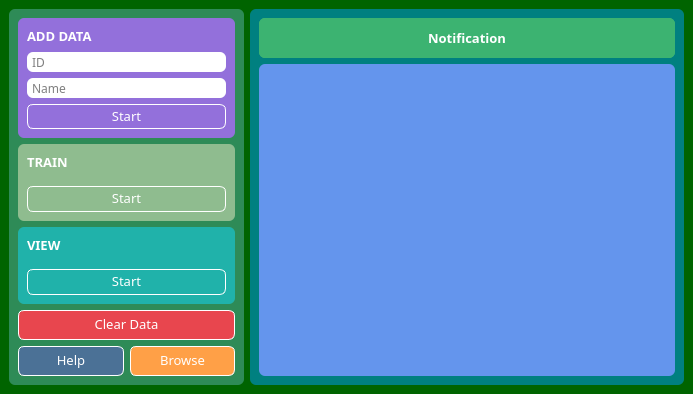
<?xml version="1.0" encoding="UTF-8"?>
<ui version="4.0">
 <class>MainWindow</class>
 <widget class="QMainWindow" name="MainWindow">
  <property name="geometry">
   <rect>
    <x>0</x>
    <y>0</y>
    <width>693</width>
    <height>394</height>
   </rect>
  </property>
  <property name="minimumSize">
   <size>
    <width>693</width>
    <height>394</height>
   </size>
  </property>
  <property name="maximumSize">
   <size>
    <width>2000</width>
    <height>2000</height>
   </size>
  </property>
  <property name="windowTitle">
   <string>Face Recognition App</string>
  </property>
  <property name="styleSheet">
   <string notr="true">QMainWindow#MainWindow{background: darkgreen;}</string>
  </property>
  <widget class="QWidget" name="centralwidget">
   <property name="maximumSize">
    <size>
     <width>693</width>
     <height>394</height>
    </size>
   </property>
   <property name="styleSheet">
    <string notr="true">border-radius: 6px; 
color: white;</string>
   </property>
   <layout class="QHBoxLayout" name="horizontalLayout">
    <property name="spacing">
     <number>6</number>
    </property>
    <property name="leftMargin">
     <number>9</number>
    </property>
    <property name="topMargin">
     <number>9</number>
    </property>
    <property name="rightMargin">
     <number>9</number>
    </property>
    <property name="bottomMargin">
     <number>9</number>
    </property>
    <item>
     <widget class="QStackedWidget" name="stackedWidget_2">
      <property name="font">
       <font>
        <family>Segoe UI Variable Static Small</family>
       </font>
      </property>
      <property name="styleSheet">
       <string notr="true"/>
      </property>
      <property name="currentIndex">
       <number>0</number>
      </property>
      <widget class="QWidget" name="page_3">
       <layout class="QHBoxLayout" name="horizontalLayout_2">
        <property name="leftMargin">
         <number>0</number>
        </property>
        <property name="topMargin">
         <number>0</number>
        </property>
        <property name="rightMargin">
         <number>0</number>
        </property>
        <property name="bottomMargin">
         <number>0</number>
        </property>
        <item>
         <widget class="QStackedWidget" name="stackedWidget">
          <property name="font">
           <font>
            <family>Segoe UI Variable Static Small</family>
           </font>
          </property>
          <property name="currentIndex">
           <number>0</number>
          </property>
          <widget class="QWidget" name="page">
           <layout class="QVBoxLayout" name="verticalLayout_8">
            <property name="spacing">
             <number>0</number>
            </property>
            <property name="leftMargin">
             <number>0</number>
            </property>
            <property name="topMargin">
             <number>0</number>
            </property>
            <property name="rightMargin">
             <number>0</number>
            </property>
            <property name="bottomMargin">
             <number>0</number>
            </property>
            <item>
             <widget class="QFrame" name="frame_left">
              <property name="minimumSize">
               <size>
                <width>235</width>
                <height>304</height>
               </size>
              </property>
              <property name="maximumSize">
               <size>
                <width>235</width>
                <height>16777215</height>
               </size>
              </property>
              <property name="font">
               <font>
                <family>Segoe UI Variable Static Small</family>
               </font>
              </property>
              <property name="styleSheet">
               <string notr="true">QFrame#frame_left{background: seagreen;}</string>
              </property>
              <property name="frameShape">
               <enum>QFrame::StyledPanel</enum>
              </property>
              <property name="frameShadow">
               <enum>QFrame::Raised</enum>
              </property>
              <layout class="QVBoxLayout" name="verticalLayout_2">
               <item>
                <widget class="QFrame" name="frame_data">
                 <property name="minimumSize">
                  <size>
                   <width>0</width>
                   <height>120</height>
                  </size>
                 </property>
                 <property name="font">
                  <font>
                   <family>Segoe UI Variable Static Small</family>
                  </font>
                 </property>
                 <property name="styleSheet">
                  <string notr="true">QFrame#frame_data{background: mediumpurple;}</string>
                 </property>
                 <property name="frameShape">
                  <enum>QFrame::StyledPanel</enum>
                 </property>
                 <property name="frameShadow">
                  <enum>QFrame::Raised</enum>
                 </property>
                 <layout class="QVBoxLayout" name="verticalLayout_3">
                  <item alignment="Qt::AlignTop">
                   <widget class="QLabel" name="label">
                    <property name="font">
                     <font>
                      <family>Segoe UI Variable Static Small</family>
                      <pointsize>10</pointsize>
                      <weight>75</weight>
                      <bold>true</bold>
                     </font>
                    </property>
                    <property name="styleSheet">
                     <string notr="true"/>
                    </property>
                    <property name="text">
                     <string>ADD DATA</string>
                    </property>
                   </widget>
                  </item>
                  <item alignment="Qt::AlignTop">
                   <widget class="QLineEdit" name="lineEdit_user">
                    <property name="minimumSize">
                     <size>
                      <width>160</width>
                      <height>20</height>
                     </size>
                    </property>
                    <property name="maximumSize">
                     <size>
                      <width>500</width>
                      <height>25</height>
                     </size>
                    </property>
                    <property name="font">
                     <font>
                      <family>Segoe UI Variable Static Small</family>
                      <pointsize>9</pointsize>
                     </font>
                    </property>
                    <property name="toolTip">
                     <string/>
                    </property>
                    <property name="styleSheet">
                     <string notr="true">color: black; padding-left: 3px; </string>
                    </property>
                    <property name="frame">
                     <bool>false</bool>
                    </property>
                    <property name="dragEnabled">
                     <bool>true</bool>
                    </property>
                    <property name="placeholderText">
                     <string>ID</string>
                    </property>
                    <property name="cursorMoveStyle">
                     <enum>Qt::VisualMoveStyle</enum>
                    </property>
                    <property name="clearButtonEnabled">
                     <bool>true</bool>
                    </property>
                   </widget>
                  </item>
                  <item>
                   <widget class="QLineEdit" name="lineEdit_name">
                    <property name="minimumSize">
                     <size>
                      <width>160</width>
                      <height>20</height>
                     </size>
                    </property>
                    <property name="maximumSize">
                     <size>
                      <width>500</width>
                      <height>25</height>
                     </size>
                    </property>
                    <property name="font">
                     <font>
                      <family>Segoe UI Variable Static Small</family>
                      <pointsize>9</pointsize>
                     </font>
                    </property>
                    <property name="styleSheet">
                     <string notr="true">color: black; padding-left: 3px; </string>
                    </property>
                    <property name="frame">
                     <bool>false</bool>
                    </property>
                    <property name="dragEnabled">
                     <bool>true</bool>
                    </property>
                    <property name="placeholderText">
                     <string>Name</string>
                    </property>
                    <property name="clearButtonEnabled">
                     <bool>true</bool>
                    </property>
                   </widget>
                  </item>
                  <item>
                   <widget class="QPushButton" name="pushButton_data">
                    <property name="minimumSize">
                     <size>
                      <width>160</width>
                      <height>25</height>
                     </size>
                    </property>
                    <property name="maximumSize">
                     <size>
                      <width>500</width>
                      <height>30</height>
                     </size>
                    </property>
                    <property name="font">
                     <font>
                      <family>Segoe UI Variable Static Small</family>
                      <pointsize>10</pointsize>
                     </font>
                    </property>
                    <property name="styleSheet">
                     <string notr="true">QPushButton{border: 1px solid white; padding-bottom: 2px;}

QPushButton::hover{border: 1px solid black; background: white; color: black; padding-bottom: 2px;}

QPushButton::pressed{border: 1px solid white; background: slategray; color: white; padding-bottom: 2px;}</string>
                    </property>
                    <property name="text">
                     <string>Start</string>
                    </property>
                   </widget>
                  </item>
                 </layout>
                </widget>
               </item>
               <item>
                <widget class="QFrame" name="frame_train">
                 <property name="font">
                  <font>
                   <family>Segoe UI Variable Static Small</family>
                  </font>
                 </property>
                 <property name="styleSheet">
                  <string notr="true">QFrame#frame_train{background: darkseagreen;}</string>
                 </property>
                 <property name="frameShape">
                  <enum>QFrame::StyledPanel</enum>
                 </property>
                 <property name="frameShadow">
                  <enum>QFrame::Raised</enum>
                 </property>
                 <layout class="QVBoxLayout" name="verticalLayout_4">
                  <item alignment="Qt::AlignTop">
                   <widget class="QLabel" name="label_2">
                    <property name="font">
                     <font>
                      <family>Segoe UI Variable Static Small</family>
                      <pointsize>10</pointsize>
                      <weight>75</weight>
                      <bold>true</bold>
                     </font>
                    </property>
                    <property name="styleSheet">
                     <string notr="true">color: white;</string>
                    </property>
                    <property name="text">
                     <string>TRAIN</string>
                    </property>
                   </widget>
                  </item>
                  <item>
                   <widget class="QPushButton" name="pushButton_train">
                    <property name="minimumSize">
                     <size>
                      <width>160</width>
                      <height>25</height>
                     </size>
                    </property>
                    <property name="maximumSize">
                     <size>
                      <width>500</width>
                      <height>30</height>
                     </size>
                    </property>
                    <property name="font">
                     <font>
                      <family>Segoe UI Variable Static Small</family>
                      <pointsize>10</pointsize>
                     </font>
                    </property>
                    <property name="styleSheet">
                     <string notr="true">QPushButton{border: 1px solid white; padding-bottom: 2px;}

QPushButton::hover{border: 1px solid black; background: white; color: black; padding-bottom: 2px;}

QPushButton::pressed{border: 1px solid white; background: slategray; color: white; padding-bottom: 2px;}</string>
                    </property>
                    <property name="text">
                     <string>Start</string>
                    </property>
                   </widget>
                  </item>
                 </layout>
                </widget>
               </item>
               <item>
                <widget class="QFrame" name="frame_view">
                 <property name="font">
                  <font>
                   <family>Segoe UI Variable Static Small</family>
                  </font>
                 </property>
                 <property name="styleSheet">
                  <string notr="true">QFrame#frame_view{background: lightseagreen;}</string>
                 </property>
                 <property name="frameShape">
                  <enum>QFrame::StyledPanel</enum>
                 </property>
                 <property name="frameShadow">
                  <enum>QFrame::Raised</enum>
                 </property>
                 <layout class="QVBoxLayout" name="verticalLayout_5">
                  <item alignment="Qt::AlignTop">
                   <widget class="QLabel" name="label_3">
                    <property name="font">
                     <font>
                      <family>Segoe UI Variable Static Small</family>
                      <pointsize>10</pointsize>
                      <weight>75</weight>
                      <bold>true</bold>
                     </font>
                    </property>
                    <property name="styleSheet">
                     <string notr="true">color: white;</string>
                    </property>
                    <property name="text">
                     <string>VIEW</string>
                    </property>
                   </widget>
                  </item>
                  <item>
                   <widget class="QPushButton" name="pushButton_view">
                    <property name="minimumSize">
                     <size>
                      <width>160</width>
                      <height>25</height>
                     </size>
                    </property>
                    <property name="maximumSize">
                     <size>
                      <width>500</width>
                      <height>30</height>
                     </size>
                    </property>
                    <property name="font">
                     <font>
                      <family>Segoe UI Variable Static Small</family>
                      <pointsize>10</pointsize>
                     </font>
                    </property>
                    <property name="styleSheet">
                     <string notr="true">QPushButton{border: 1px solid white; padding-bottom: 2px;}

QPushButton::hover{border: 1px solid black; background: white; color: black; padding-bottom: 2px;}

QPushButton::pressed{border: 1px solid white; background: slategray; color: white; padding-bottom: 2px;}</string>
                    </property>
                    <property name="text">
                     <string>Start</string>
                    </property>
                   </widget>
                  </item>
                 </layout>
                </widget>
               </item>
               <item>
                <widget class="QPushButton" name="pushButton_clear">
                 <property name="minimumSize">
                  <size>
                   <width>160</width>
                   <height>30</height>
                  </size>
                 </property>
                 <property name="maximumSize">
                  <size>
                   <width>500</width>
                   <height>30</height>
                  </size>
                 </property>
                 <property name="font">
                  <font>
                   <family>Segoe UI Variable Static Small</family>
                   <pointsize>10</pointsize>
                  </font>
                 </property>
                 <property name="styleSheet">
                  <string notr="true">QPushButton{border: 1px solid white; padding-bottom: 2px; background:#e8464e;}

QPushButton::hover{border: 1px solid black; background: white; color: black; padding-bottom: 2px;}

QPushButton::pressed{border: 1px solid white; background: slategray; color: white; padding-bottom: 2px;}</string>
                 </property>
                 <property name="text">
                  <string>Clear Data</string>
                 </property>
                </widget>
               </item>
               <item>
                <widget class="QFrame" name="frame_10">
                 <property name="maximumSize">
                  <size>
                   <width>16777215</width>
                   <height>30</height>
                  </size>
                 </property>
                 <property name="font">
                  <font>
                   <family>Segoe UI Variable Static Small</family>
                  </font>
                 </property>
                 <property name="frameShape">
                  <enum>QFrame::StyledPanel</enum>
                 </property>
                 <property name="frameShadow">
                  <enum>QFrame::Raised</enum>
                 </property>
                 <layout class="QHBoxLayout" name="horizontalLayout_3">
                  <property name="leftMargin">
                   <number>0</number>
                  </property>
                  <property name="topMargin">
                   <number>0</number>
                  </property>
                  <property name="rightMargin">
                   <number>0</number>
                  </property>
                  <property name="bottomMargin">
                   <number>0</number>
                  </property>
                  <item>
                   <widget class="QPushButton" name="pushButton_help">
                    <property name="minimumSize">
                     <size>
                      <width>0</width>
                      <height>30</height>
                     </size>
                    </property>
                    <property name="maximumSize">
                     <size>
                      <width>500</width>
                      <height>30</height>
                     </size>
                    </property>
                    <property name="font">
                     <font>
                      <family>Segoe UI Variable Static Small</family>
                      <pointsize>10</pointsize>
                     </font>
                    </property>
                    <property name="styleSheet">
                     <string notr="true">QPushButton{border: 1px solid white; padding-bottom: 2px; background: #4b7196;}

QPushButton::hover{border: 1px solid black; background: white; color: black; padding-bottom: 2px;}

QPushButton::pressed{border: 1px solid white; background: slategray; color: white; padding-bottom: 2px;}</string>
                    </property>
                    <property name="text">
                     <string>Help</string>
                    </property>
                   </widget>
                  </item>
                  <item>
                   <widget class="QPushButton" name="pushButton_browse">
                    <property name="minimumSize">
                     <size>
                      <width>0</width>
                      <height>30</height>
                     </size>
                    </property>
                    <property name="maximumSize">
                     <size>
                      <width>16777215</width>
                      <height>30</height>
                     </size>
                    </property>
                    <property name="font">
                     <font>
                      <family>Segoe UI Variable Static Small</family>
                      <pointsize>10</pointsize>
                     </font>
                    </property>
                    <property name="styleSheet">
                     <string notr="true">QPushButton{border: 1px solid white; padding-bottom: 2px; background: rgb(255,160,71);}

QPushButton::hover{border: 1px solid black; background: white; color: black; padding-bottom: 2px;}

QPushButton::pressed{border: 1px solid white; background: slategray; color: white; padding-bottom: 2px;}</string>
                    </property>
                    <property name="text">
                     <string>Browse</string>
                    </property>
                   </widget>
                  </item>
                 </layout>
                </widget>
               </item>
              </layout>
             </widget>
            </item>
           </layout>
          </widget>
          <widget class="QWidget" name="page_2">
           <layout class="QVBoxLayout" name="verticalLayout_9">
            <property name="spacing">
             <number>0</number>
            </property>
            <property name="leftMargin">
             <number>0</number>
            </property>
            <property name="topMargin">
             <number>0</number>
            </property>
            <property name="rightMargin">
             <number>0</number>
            </property>
            <property name="bottomMargin">
             <number>0</number>
            </property>
            <item>
             <widget class="QFrame" name="frame_welcome">
              <property name="minimumSize">
               <size>
                <width>235</width>
                <height>304</height>
               </size>
              </property>
              <property name="maximumSize">
               <size>
                <width>235</width>
                <height>16777215</height>
               </size>
              </property>
              <property name="font">
               <font>
                <family>Segoe UI Variable Static Small</family>
               </font>
              </property>
              <property name="styleSheet">
               <string notr="true">QFrame#frame_welcome{background: seagreen;}</string>
              </property>
              <property name="frameShape">
               <enum>QFrame::StyledPanel</enum>
              </property>
              <property name="frameShadow">
               <enum>QFrame::Raised</enum>
              </property>
              <layout class="QVBoxLayout" name="verticalLayout_10">
               <item alignment="Qt::AlignTop">
                <widget class="QFrame" name="frame">
                 <property name="frameShape">
                  <enum>QFrame::StyledPanel</enum>
                 </property>
                 <property name="frameShadow">
                  <enum>QFrame::Raised</enum>
                 </property>
                 <layout class="QVBoxLayout" name="verticalLayout_6">
                  <property name="leftMargin">
                   <number>0</number>
                  </property>
                  <property name="topMargin">
                   <number>0</number>
                  </property>
                  <property name="rightMargin">
                   <number>0</number>
                  </property>
                  <property name="bottomMargin">
                   <number>0</number>
                  </property>
                  <item>
                   <widget class="QFrame" name="frame_5">
                    <property name="styleSheet">
                     <string notr="true">QFrame{background: mediumpurple;}</string>
                    </property>
                    <property name="frameShape">
                     <enum>QFrame::StyledPanel</enum>
                    </property>
                    <property name="frameShadow">
                     <enum>QFrame::Raised</enum>
                    </property>
                    <layout class="QVBoxLayout" name="verticalLayout_14">
                     <item>
                      <widget class="QLabel" name="label_6">
                       <property name="maximumSize">
                        <size>
                         <width>16777215</width>
                         <height>15</height>
                        </size>
                       </property>
                       <property name="font">
                        <font>
                         <family>Segoe UI Variable Static Small</family>
                         <pointsize>10</pointsize>
                         <weight>75</weight>
                         <bold>true</bold>
                        </font>
                       </property>
                       <property name="text">
                        <string>1. Add Facial Data</string>
                       </property>
                      </widget>
                     </item>
                     <item alignment="Qt::AlignTop">
                      <widget class="QLabel" name="label_7">
                       <property name="font">
                        <font>
                         <family>Segoe UI Variable Static Small</family>
                         <pointsize>10</pointsize>
                        </font>
                       </property>
                       <property name="text">
                        <string>a. Put ID in &quot;ID&quot; 
2. Put Name in &quot;Name&quot; 
c. Click &quot;Start&quot;
d. Wait till finish</string>
                       </property>
                      </widget>
                     </item>
                    </layout>
                   </widget>
                  </item>
                  <item>
                   <widget class="QFrame" name="frame_6">
                    <property name="styleSheet">
                     <string notr="true">QFrame{background: darkseagreen;}</string>
                    </property>
                    <property name="frameShape">
                     <enum>QFrame::StyledPanel</enum>
                    </property>
                    <property name="frameShadow">
                     <enum>QFrame::Raised</enum>
                    </property>
                    <layout class="QVBoxLayout" name="verticalLayout_15">
                     <item>
                      <widget class="QLabel" name="label_8">
                       <property name="maximumSize">
                        <size>
                         <width>16777215</width>
                         <height>15</height>
                        </size>
                       </property>
                       <property name="font">
                        <font>
                         <family>Segoe UI Variable Static Small</family>
                         <pointsize>10</pointsize>
                         <weight>75</weight>
                         <bold>true</bold>
                        </font>
                       </property>
                       <property name="text">
                        <string>2. Train the Collected Data</string>
                       </property>
                      </widget>
                     </item>
                     <item alignment="Qt::AlignTop">
                      <widget class="QLabel" name="label_9">
                       <property name="font">
                        <font>
                         <family>Segoe UI Variable Static Small</family>
                         <pointsize>10</pointsize>
                        </font>
                       </property>
                       <property name="text">
                        <string>a. Click &quot;Start&quot;
b. Wait till finish</string>
                       </property>
                      </widget>
                     </item>
                    </layout>
                   </widget>
                  </item>
                  <item>
                   <widget class="QFrame" name="frame_7">
                    <property name="styleSheet">
                     <string notr="true">QFrame{background: lightseagreen;}</string>
                    </property>
                    <property name="frameShape">
                     <enum>QFrame::StyledPanel</enum>
                    </property>
                    <property name="frameShadow">
                     <enum>QFrame::Raised</enum>
                    </property>
                    <layout class="QVBoxLayout" name="verticalLayout_16">
                     <item>
                      <widget class="QLabel" name="label_10">
                       <property name="maximumSize">
                        <size>
                         <width>16777215</width>
                         <height>15</height>
                        </size>
                       </property>
                       <property name="font">
                        <font>
                         <family>Segoe UI Variable Static Small</family>
                         <pointsize>10</pointsize>
                         <weight>75</weight>
                         <bold>true</bold>
                        </font>
                       </property>
                       <property name="text">
                        <string>3. View</string>
                       </property>
                      </widget>
                     </item>
                     <item alignment="Qt::AlignTop">
                      <widget class="QLabel" name="label_11">
                       <property name="font">
                        <font>
                         <family>Segoe UI Variable Static Small</family>
                         <pointsize>10</pointsize>
                        </font>
                       </property>
                       <property name="text">
                        <string>a. Click on &quot;Start&quot;
b. Check feed</string>
                       </property>
                      </widget>
                     </item>
                    </layout>
                   </widget>
                  </item>
                 </layout>
                </widget>
               </item>
               <item>
                <widget class="QPushButton" name="pushButton_back">
                 <property name="minimumSize">
                  <size>
                   <width>160</width>
                   <height>30</height>
                  </size>
                 </property>
                 <property name="maximumSize">
                  <size>
                   <width>500</width>
                   <height>30</height>
                  </size>
                 </property>
                 <property name="font">
                  <font>
                   <family>Segoe UI Variable Static Small</family>
                   <pointsize>10</pointsize>
                  </font>
                 </property>
                 <property name="styleSheet">
                  <string notr="true">QPushButton{border: 1px solid white; padding-bottom: 2px; background: tomato;}

QPushButton::hover{border: 1px solid black; background: white; color: black; padding-bottom: 2px;}

QPushButton::pressed{border: 1px solid white; background: slategray; color: white; padding-bottom: 2px;}</string>
                 </property>
                 <property name="text">
                  <string>Back</string>
                 </property>
                </widget>
               </item>
              </layout>
             </widget>
            </item>
           </layout>
          </widget>
         </widget>
        </item>
        <item>
         <widget class="QFrame" name="frame_8">
          <property name="minimumSize">
           <size>
            <width>0</width>
            <height>0</height>
           </size>
          </property>
          <property name="maximumSize">
           <size>
            <width>500</width>
            <height>500</height>
           </size>
          </property>
          <property name="font">
           <font>
            <family>Segoe UI Variable Static Small</family>
           </font>
          </property>
          <property name="frameShape">
           <enum>QFrame::StyledPanel</enum>
          </property>
          <property name="frameShadow">
           <enum>QFrame::Raised</enum>
          </property>
          <layout class="QVBoxLayout" name="verticalLayout_17">
           <property name="spacing">
            <number>0</number>
           </property>
           <property name="leftMargin">
            <number>0</number>
           </property>
           <property name="topMargin">
            <number>0</number>
           </property>
           <property name="rightMargin">
            <number>0</number>
           </property>
           <property name="bottomMargin">
            <number>0</number>
           </property>
           <item>
            <widget class="QFrame" name="frame_right">
             <property name="minimumSize">
              <size>
               <width>0</width>
               <height>0</height>
              </size>
             </property>
             <property name="maximumSize">
              <size>
               <width>450</width>
               <height>400</height>
              </size>
             </property>
             <property name="font">
              <font>
               <family>Segoe UI Variable Static Small</family>
              </font>
             </property>
             <property name="styleSheet">
              <string notr="true">QFrame#frame_right{background: teal;}</string>
             </property>
             <property name="frameShape">
              <enum>QFrame::StyledPanel</enum>
             </property>
             <property name="frameShadow">
              <enum>QFrame::Raised</enum>
             </property>
             <layout class="QVBoxLayout" name="verticalLayout">
              <property name="spacing">
               <number>6</number>
              </property>
              <property name="leftMargin">
               <number>9</number>
              </property>
              <property name="topMargin">
               <number>9</number>
              </property>
              <property name="rightMargin">
               <number>9</number>
              </property>
              <property name="bottomMargin">
               <number>9</number>
              </property>
              <item>
               <widget class="QFrame" name="frame_2">
                <property name="maximumSize">
                 <size>
                  <width>480</width>
                  <height>40</height>
                 </size>
                </property>
                <property name="font">
                 <font>
                  <family>Segoe UI Variable Static Small</family>
                 </font>
                </property>
                <property name="styleSheet">
                 <string notr="true">background: mediumseagreen;</string>
                </property>
                <property name="frameShape">
                 <enum>QFrame::StyledPanel</enum>
                </property>
                <property name="frameShadow">
                 <enum>QFrame::Raised</enum>
                </property>
                <layout class="QVBoxLayout" name="verticalLayout_7">
                 <property name="spacing">
                  <number>0</number>
                 </property>
                 <property name="leftMargin">
                  <number>0</number>
                 </property>
                 <property name="topMargin">
                  <number>0</number>
                 </property>
                 <property name="rightMargin">
                  <number>0</number>
                 </property>
                 <property name="bottomMargin">
                  <number>0</number>
                 </property>
                 <item>
                  <widget class="QLabel" name="label_4">
                   <property name="font">
                    <font>
                     <family>Segoe UI Variable Static Small</family>
                     <pointsize>10</pointsize>
                     <weight>75</weight>
                     <bold>true</bold>
                     <kerning>true</kerning>
                    </font>
                   </property>
                   <property name="text">
                    <string>Notification</string>
                   </property>
                   <property name="alignment">
                    <set>Qt::AlignCenter</set>
                   </property>
                  </widget>
                 </item>
                </layout>
               </widget>
              </item>
              <item>
               <widget class="QFrame" name="frame_9">
                <property name="font">
                 <font>
                  <family>Segoe UI Variable Static Small</family>
                 </font>
                </property>
                <property name="frameShape">
                 <enum>QFrame::StyledPanel</enum>
                </property>
                <property name="frameShadow">
                 <enum>QFrame::Raised</enum>
                </property>
                <layout class="QVBoxLayout" name="verticalLayout_18">
                 <property name="spacing">
                  <number>0</number>
                 </property>
                 <property name="leftMargin">
                  <number>0</number>
                 </property>
                 <property name="topMargin">
                  <number>0</number>
                 </property>
                 <property name="rightMargin">
                  <number>0</number>
                 </property>
                 <property name="bottomMargin">
                  <number>0</number>
                 </property>
                 <item>
                  <widget class="QLabel" name="label_video">
                   <property name="minimumSize">
                    <size>
                     <width>416</width>
                     <height>312</height>
                    </size>
                   </property>
                   <property name="maximumSize">
                    <size>
                     <width>420</width>
                     <height>315</height>
                    </size>
                   </property>
                   <property name="font">
                    <font>
                     <family>Segoe UI Variable Static Small</family>
                    </font>
                   </property>
                   <property name="styleSheet">
                    <string notr="true">background: cornflowerblue;</string>
                   </property>
                   <property name="text">
                    <string/>
                   </property>
                  </widget>
                 </item>
                </layout>
               </widget>
              </item>
             </layout>
            </widget>
           </item>
          </layout>
         </widget>
        </item>
       </layout>
      </widget>
      <widget class="QWidget" name="page_4">
       <layout class="QVBoxLayout" name="verticalLayout_12">
        <property name="spacing">
         <number>0</number>
        </property>
        <property name="leftMargin">
         <number>0</number>
        </property>
        <property name="topMargin">
         <number>0</number>
        </property>
        <property name="rightMargin">
         <number>0</number>
        </property>
        <property name="bottomMargin">
         <number>0</number>
        </property>
        <item>
         <widget class="QFrame" name="frame_4">
          <property name="styleSheet">
           <string notr="true">QFrame{background: seagreen;}</string>
          </property>
          <property name="frameShape">
           <enum>QFrame::StyledPanel</enum>
          </property>
          <property name="frameShadow">
           <enum>QFrame::Raised</enum>
          </property>
          <layout class="QVBoxLayout" name="verticalLayout_13">
           <item alignment="Qt::AlignHCenter|Qt::AlignVCenter">
            <widget class="QFrame" name="frame_3">
             <property name="frameShape">
              <enum>QFrame::StyledPanel</enum>
             </property>
             <property name="frameShadow">
              <enum>QFrame::Raised</enum>
             </property>
             <layout class="QVBoxLayout" name="verticalLayout_11">
              <item>
               <widget class="QLabel" name="label_5">
                <property name="font">
                 <font>
                  <family>Segoe UI Variable Static Small</family>
                  <pointsize>14</pointsize>
                  <weight>75</weight>
                  <bold>true</bold>
                 </font>
                </property>
                <property name="text">
                 <string>WELCOME</string>
                </property>
                <property name="alignment">
                 <set>Qt::AlignCenter</set>
                </property>
               </widget>
              </item>
              <item>
               <spacer name="verticalSpacer">
                <property name="orientation">
                 <enum>Qt::Vertical</enum>
                </property>
                <property name="sizeType">
                 <enum>QSizePolicy::Fixed</enum>
                </property>
                <property name="sizeHint" stdset="0">
                 <size>
                  <width>20</width>
                  <height>15</height>
                 </size>
                </property>
               </spacer>
              </item>
              <item alignment="Qt::AlignHCenter">
               <widget class="QPushButton" name="pushButton_next">
                <property name="minimumSize">
                 <size>
                  <width>160</width>
                  <height>30</height>
                 </size>
                </property>
                <property name="maximumSize">
                 <size>
                  <width>160</width>
                  <height>30</height>
                 </size>
                </property>
                <property name="font">
                 <font>
                  <family>Segoe UI Variable Static Small</family>
                  <pointsize>10</pointsize>
                 </font>
                </property>
                <property name="styleSheet">
                 <string notr="true">QPushButton{border: 1px solid white; padding-bottom: 2px;}

QPushButton::hover{border: 1px solid black; background: white; color: black; padding-bottom: 2px;}

QPushButton::pressed{border: 1px solid white; background: slategray; color: white; padding-bottom: 2px;}</string>
                </property>
                <property name="text">
                 <string>NEXT</string>
                </property>
               </widget>
              </item>
             </layout>
            </widget>
           </item>
          </layout>
         </widget>
        </item>
       </layout>
      </widget>
     </widget>
    </item>
   </layout>
  </widget>
 </widget>
 <resources/>
 <connections/>
</ui>
